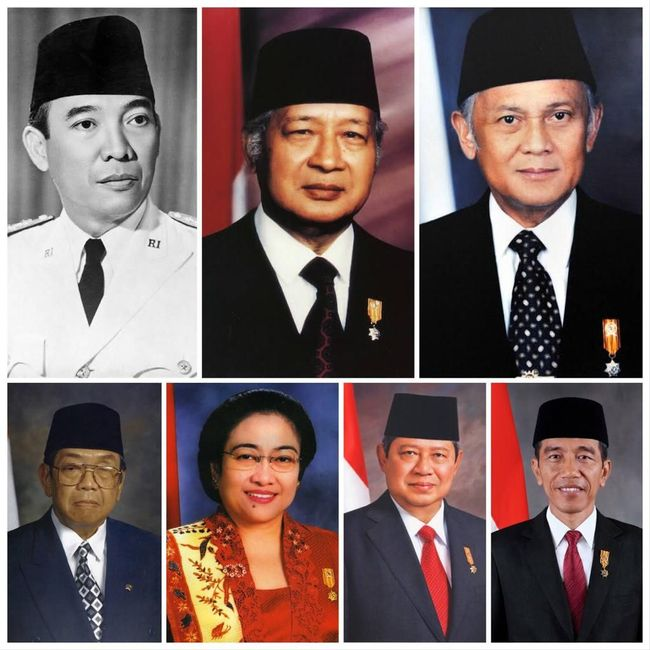
#> input picture img/presiden.jpeg, 650 x 650 px, given in place of input.mp4, which was not available
$ python main.py
#> lines starting #> are read from the running program, lines starting #| are printed output that depends on the picture; after the words box and inside, x2 and y2 are one past the last pixel; in counts of white or black regions, pixels touching at a corner belong together
#> in main, frame is the input picture: shape (650, 650, 3); mean B, G, R 95.5, 96.8, 115.7
import cv2
import numpy as np
import time

def process_frame(frame):
    # konversi video ke grayscale supaya lebih mudah untuk mendeteksi fitur
    gray = cv2.cvtColor(frame, cv2.COLOR_BGR2GRAY)
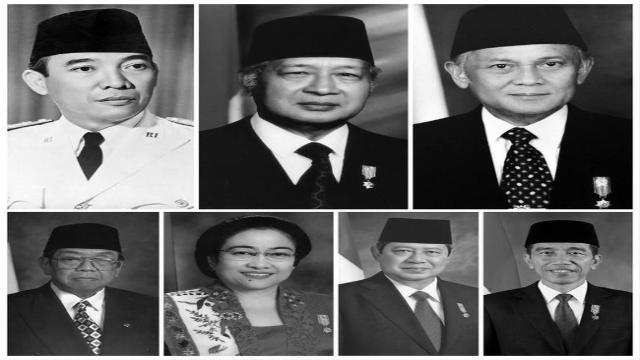
#> gray: shape (360, 640); min 0, max 255, mean 102.2

    # ---------------------------------------------------------
    # 1. HARRIS CORNER DETECTION
    # ---------------------------------------------------------
    start_time = time.time()

    # Konversi ke float32 untuk Harris Corner
    gray_float = np.float32(gray)

    # cornerHarris(image, blockSize, ksize, k)
    dst = cv2.cornerHarris(gray_float, blockSize=2, ksize=3, k=0.04)
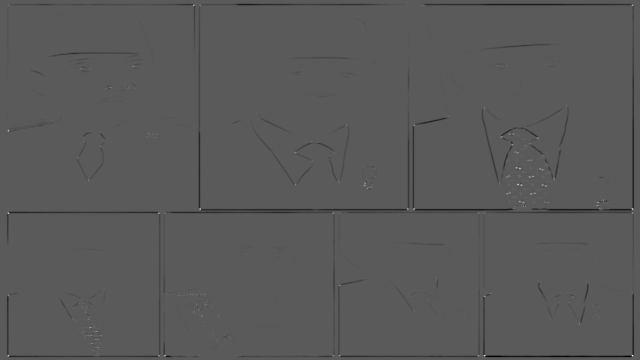
#> dst: shape (360, 640) float32; min -120246576, max 217996832, mean -1367169.6; drawn with min black and max white
    dst = cv2.dilate(dst, None) # Memperjelas titik sudut
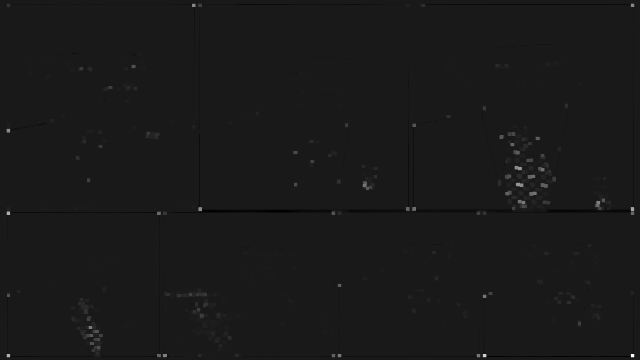
#> dst: shape (360, 640) float32; min -24189736, max 217996832, mean 336498.9; drawn with min black and max white

    # Threshold untuk menentukan titik sudut
    harris_img = frame.copy()
    harris_mask = dst > 0.01 * dst.max()
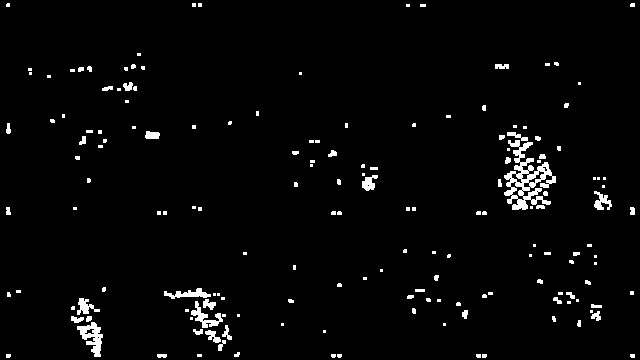
#> harris_mask: shape (360, 640) bool; 2.8% white; 165 white regions (107 under 20 px), largest, box (x1, y1, x2, y2) and area: (504, 140, 556, 210) 1437, (77, 322, 103, 357) 433, (191, 301, 223, 328) 300
    harris_img[harris_mask] = [0, 0, 255] # Tandai titik Harris dengan warna merah
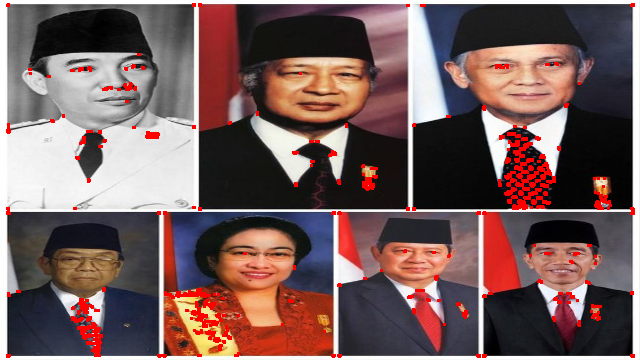
#> harris_img: shape (360, 640, 3); mean B, G, R 92.4, 93.5, 119

    harris_count = np.sum(harris_mask)
#> harris_count = 6347
    harris_time = (time.time() - start_time) * 1000 # Dalam milidetik (ms)

    # ---------------------------------------------------------
    # 2. SIFT (Scale-Invariant Feature Transform)
    # ---------------------------------------------------------
    start_time = time.time()

    sift = cv2.SIFT_create()
    keypoints, _ = sift.detectAndCompute(gray, None)
#> keypoints = 987 keypoints; strongest (x, y, size): (519, 184, 2.4), (517, 167, 2.4), (530, 176, 2.5), (532, 193, 2.5)

    # Gambar keypoints SIFT
    sift_img = cv2.drawKeypoints(
        frame, keypoints, None,
        flags=cv2.DRAW_MATCHES_FLAGS_DRAW_RICH_KEYPOINTS
    )
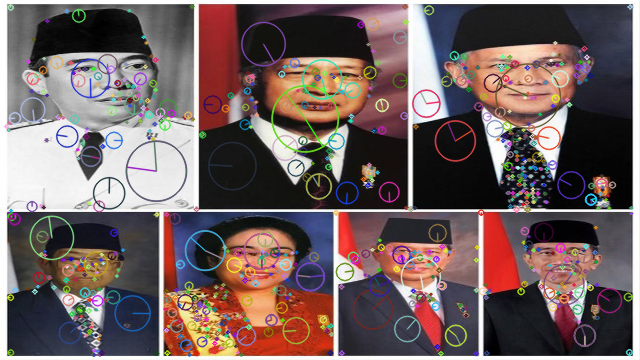
#> sift_img: shape (360, 640, 3); mean B, G, R 97.4, 97.9, 114.8

    sift_count = len(keypoints)
#> sift_count = 987
    sift_time = (time.time() - start_time) * 1000 # Dalam milidetik (ms)

    # ---------------------------------------------------------
    # 3. MENAMPILKAN INFORMASI & MENGGABUNGKAN FRAME
    # ---------------------------------------------------------
    # Teks Overlay Harris
    cv2.putText(harris_img, f"Harris Corner", (10, 30), cv2.FONT_HERSHEY_SIMPLEX, 0.7, (0, 255, 0), 2)
    cv2.putText(harris_img, f"Fitur: {harris_count}", (10, 60), cv2.FONT_HERSHEY_SIMPLEX, 0.6, (255, 255, 255), 1)
    cv2.putText(harris_img, f"Waktu: {harris_time:.2f} ms", (10, 85), cv2.FONT_HERSHEY_SIMPLEX, 0.6, (255, 255, 255), 1)

    # Teks Overlay SIFT
    cv2.putText(sift_img, f"SIFT", (10, 30), cv2.FONT_HERSHEY_SIMPLEX, 0.7, (0, 255, 0), 2)
    cv2.putText(sift_img, f"Fitur: {sift_count}", (10, 60), cv2.FONT_HERSHEY_SIMPLEX, 0.6, (255, 255, 255), 1)
    cv2.putText(sift_img, f"Waktu: {sift_time:.2f} ms", (10, 85), cv2.FONT_HERSHEY_SIMPLEX, 0.6, (255, 255, 255), 1)

    # Gabungkan dua gambar secara berdampingan (side-by-side)
    combined_view = np.hstack((harris_img, sift_img))
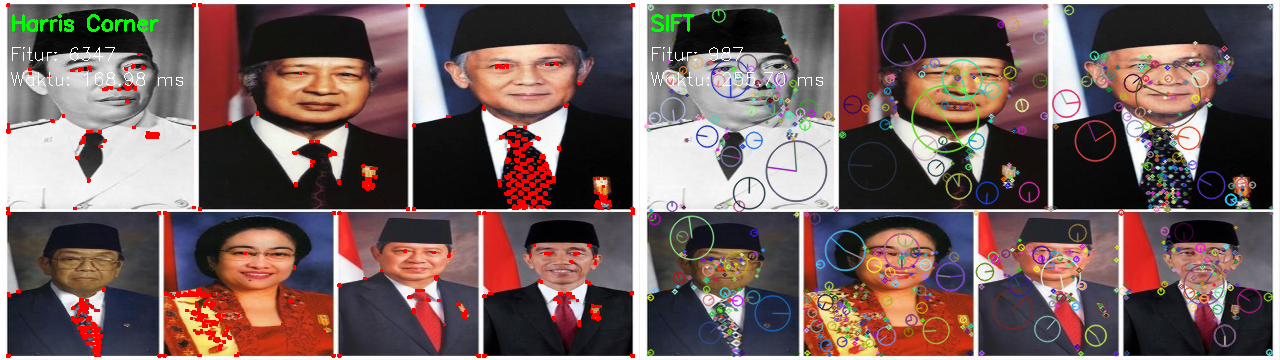
#> combined_view: shape (360, 1280, 3); mean B, G, R 95, 96.6, 117
    return combined_view


def main():
    video_path = "input.mp4"  # File video input
    output_path = "output.mp4"  # Nama file video hasil simpanan

    cap = cv2.VideoCapture(video_path)
    if not cap.isOpened():
        print(f"Error: Video '{video_path}' tidak ditemukan.")
        return

    # Ambil nilai FPS dari video asli
    fps = cap.get(cv2.CAP_PROP_FPS)
    if fps == 0 or np.isnan(fps):
        fps = 30.0  # Default jika FPS tidak terbaca

    # Ukuran resolusi video gabungan (dua frame 640x360 digabung secara horizontal jadi 1280x360)
    frame_width = 640 * 2
    frame_height = 360

    # Inisialisasi VideoWriter
    fourcc = cv2.VideoWriter_fourcc(*'mp4v')  # Codec MP4
    out = cv2.VideoWriter(output_path, fourcc, fps, (frame_width, frame_height))

    print("Memproses video dan menyimpan output...")

    while cap.isOpened():
        ret, frame = cap.read()
        if not ret or frame is None:
            break

        # Resize frame agar muat di layar saat digabung
        frame_resized = cv2.resize(frame, (640, 360))
        result = process_frame(frame_resized)

        # Simpan frame hasil ke video output
        out.write(result)

        # Tampilkan di layar
        cv2.imshow("Komparasi Harris Corner vs SIFT", result)

        # Tekan 'q' untuk keluar
        if cv2.waitKey(1) & 0xFF == ord('q'):
#> (key q is pressed here)
            break

    # Release semua resource
    cap.release()
    out.release()
    cv2.destroyAllWindows()
    print(f"Selesai! Video output berhasil disimpan ke: '{output_path}'")


if __name__ == "__main__":
    main()

$ run again, on img/template.png
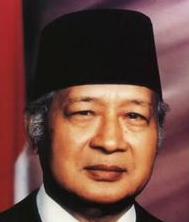
#> input picture img/template.png, 189 x 222 px, given in place of input.mp4, which was not available
#> in main, frame is the input picture: shape (222, 189, 3); mean B, G, R 63.4, 71.6, 110.3
#> harris_mask: shape (360, 640) bool; 0.32% white; 33 white regions (11 under 20 px), largest, box (x1, y1, x2, y2) and area: (293, 180, 302, 189) 56, (112, 195, 119, 203) 38, (45, 328, 54, 333) 34
#> harris_count = 729
#> keypoints = 79 keypoints; strongest (x, y, size): (70, 301, 33.7), (458, 188, 8.3), (442, 187, 8.5), (477, 89, 76.7)
#> sift_count = 79
#> in process_frame, `combined_view = np.hstack((harris_img, sift_img))`:
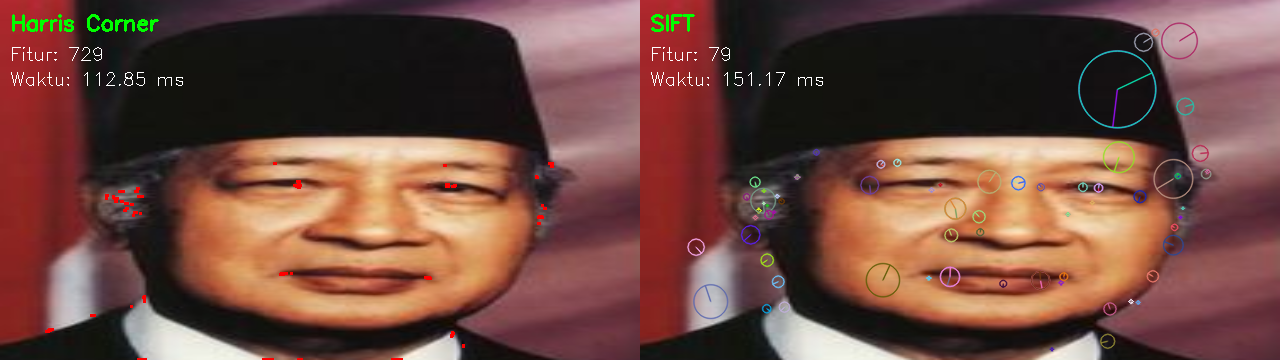
#> combined_view: shape (360, 1280, 3); mean B, G, R 64.1, 72.8, 110.5
